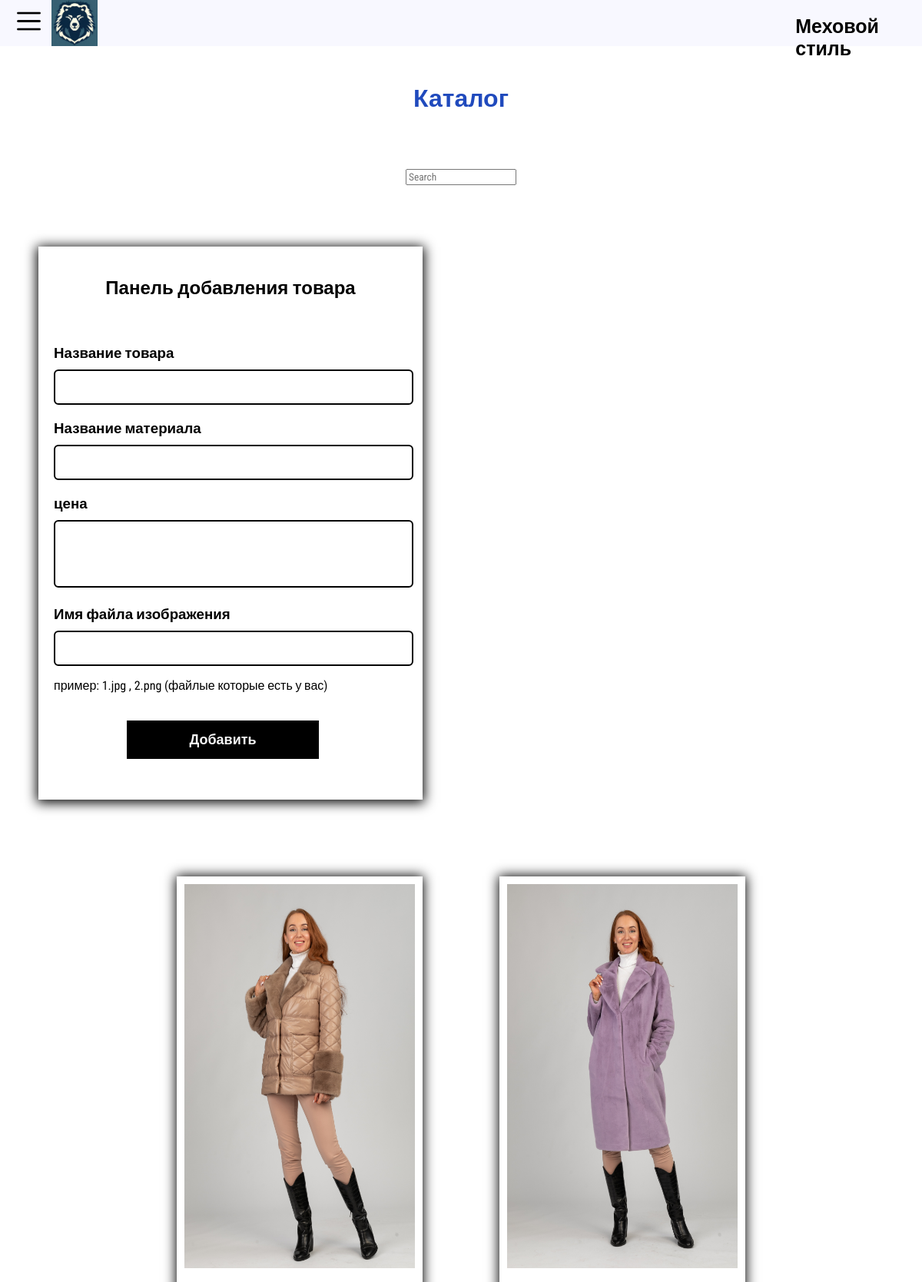
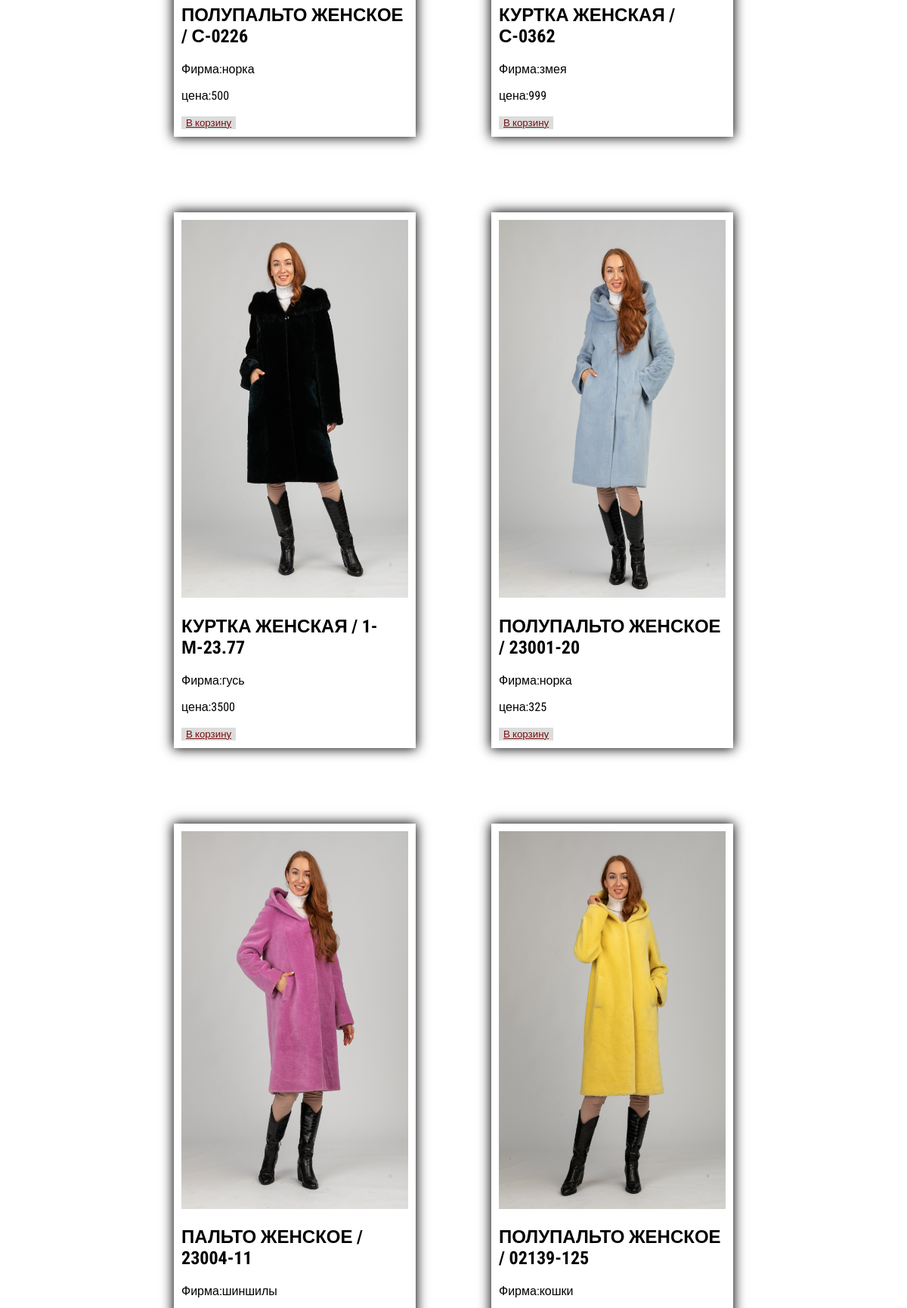
The app's page /pages/GTO.php (signed in, upper part) with its own data (2 pictures, top to bottom).
### tables this page shows
CREATE TABLE `collective` (
  `id` int NOT NULL,
  `first_name` varchar(100) NOT NULL,
  `last_name` varchar(100) NOT NULL,
  `experience` varchar(100) NOT NULL,
  `img` varchar(100) NOT NULL
);

### pages/GTO.php (the view, shortened to what this page needs)
<?php
include("header.php");
?>
<div class="main-content">
  <div class="main-info">
<div class="text-info">
 <h1>Каталог</h1></div>
 <div class="container" style="max-width:800px;margin:0 auto;margin-top:50px;">
     <div style="margin-bottom:30px;"><input type="text" class="form-control" id="query_find" placeholder="Search"/></div>
 </div>
</div>
</div>
<?php
if($_SESSION['user_name_last'] == 'admin'){
  echo '<div class="block-changes">
  <h2>Панель добавления товара</h2>
  <form  method="post" id="form-changes">
  <h3 class="name-card">Название товара</h3>
  <input type="text" class="inp-chang" name="name" required>
  <h3 class="name-card">Название материала</h3>
  <input type="text" class="inp-chang" name="firmname" required>
  <h3 class="name-card">цена</h3>
  <textarea  id="area" cols="20" rows="5"  name="info" required></textarea>
  <h3 class="name-card">Имя файла изображения</h3>
  <input type="text" class="inp-chang" name="silk" required>
  <p class="ss">пример: 1.jpg , 2.png (файлые которые есть у вас)</p>
  <input type="submit" value="Добавить" class="btn-chang" name="send">
  </form>
  </div>';
}
?>
 <div class="popular-row">
 <?php
   $sql2 = 'SELECT * from collective ';
   $result = $con->query($sql2);
   while ($row = $result->fetch_assoc()) {
       $id= $row['id'];
       echo '
       <div class="popular-card">
       <img src="../img/'.$row['img'].'" alt="" class="imgbaba">
            <h2>'.$row['first_name'].'</h2>
            <p>Фирма:'.$row['last_name'].'</p>
            <p>цена:'.$row['experience'].'</p>';
               echo ' <form method="post"><button type="submit" value='.$id.' class="btn-del" name='.$id.'> В корзину </button></form>';
             echo ' </div>';
   }
   ?>
   </div>
</body>
</html>

### css/main.css (style rules this page uses)
* { font-family: 'Roboto Condensed', sans-serif; }
.imgbaba { width: 300px; height: 500px; }
.block-changes { width: 500px; height: 700px; padding-top:20px; margin: 50px; box-shadow: 0px 2px 15px 2px rgb(0, 0, 0); }
.block-changes>h2 { text-align: center; }
#form-changes { padding:20px; align-items: left; text-align: left; }
.name-card { margin: 20px 0 10px 0; }
.inp-chang { width: 100%; height: 40px; border: 2px solid black; border-radius: 6px; font-size: 24px; }
#area { width: 100%; height: 80px; resize: none; border: 2px solid black; border-radius: 6px; font-size: 20px; }
.btn-chang { width: 250px; height: 50px; font-size: 18px; font-weight: 900; border: none; background: black; color: whitesmoke; margin-left: 95px; cursor: pointer; margin-top: 20px; margin-right: auto; }
.popular-row { width: 100%; margin: 0 auto; display: flex; align-items: center; flex-wrap: wrap; justify-content: center; align-content: flex-start; }
.popular-card { margin: 50px; padding: 10px; width: 300px; height:auto; text-align: left; box-shadow:0px 0px 15px 1px black; }
.main-content { display: flex; justify-content: center; width: 100%; height:auto; margin-bottom: 5vh; padding-top: 10vh; text-align: center; }
.main-info { display: flex; justify-content: center; flex-direction: column; height: auto; text-align: center; }
.text-info { padding-top:1vh; padding-left: 2vw; padding-right: 2vw; text-align: left; }
.text-info > h1 { color: rgb(32, 74, 189); font-family: 'Russo One', sans-serif; }
.btn-del { border: none; background: rgb(220, 220, 220); cursor: pointer; text-decoration: underline; color: rgb(121, 17, 17); }

### records on screen
collective: img (picture), first_name "ПОЛУПАЛЬТО ЖЕНСКОЕ / С-0226", last_name "норка", experience "500", $id 1 (drawn)
collective: img (picture), first_name "КУРТКА ЖЕНСКАЯ / С-0362", last_name "змея", experience "999", $id 2 (drawn)
collective: img (picture), first_name "КУРТКА ЖЕНСКАЯ / 1-М-23.77", last_name "гусь", experience "3500", $id 3 (drawn)
collective: img (picture), first_name "ПОЛУПАЛЬТО ЖЕНСКОЕ / 23001-20", last_name "норка", experience "325", $id 4 (drawn)
collective: img (picture), first_name "ПАЛЬТО ЖЕНСКОЕ / 23004-11", last_name "шиншилы"
collective: img (picture), first_name "ПОЛУПАЛЬТО ЖЕНСКОЕ / 02139-125", last_name "кошки"
